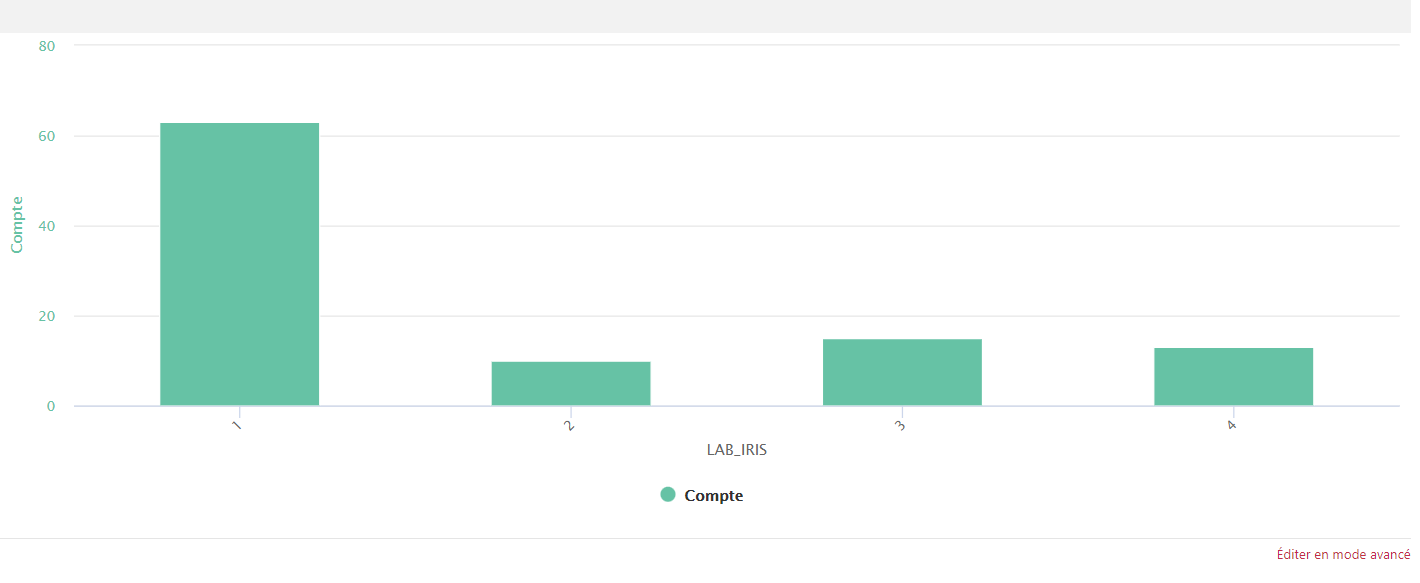
#> input picture TP2/images/Capture_ordinal.PNG, 1420 x 583 px, found by its file name
$ jupyter execute TP_2.ipynb
#> lines starting #> are read from the running program, lines starting #| are printed output that depends on the picture; long printed decimals are rounded
# Théorie de l'information appliquée à la visualisation de données.

## TP - 2 : Data Visualisation

Pour ce TP nous utiliserons la librairies "Sickit-image" utilisé pour le traitement d'images en python.

### Importation des packages

[cell 1]
import matplotlib.pyplot as plt
import numpy as np
from math import log

from skimage.measure import shannon_entropy
from skimage import data, io, exposure
from skimage.color import rgb2gray
from scipy.stats import entropy

### Conversion de l'image de base (RGB) en nuances de gris (grayscale)

Pour afficher les matrices qui correspondent à l'image RGB ou en couleur il suffit de faire un print(image) ou print(grayscale)

[cell 2]
image = io.imread('images/Capture_ordinal.png')
#> image is the input picture: shape (583, 1420, 4); mean R, G, B, A 240.5, 248.5, 246, 255
grayscale = rgb2gray(image)

### Affichage des deux images

[cell 3]
fig, axes = plt.subplots(1, 2, figsize=(30, 15))
ax = axes.ravel()

ax[0].imshow(image)
ax[0].set_title("Original image")
ax[1].imshow(grayscale, cmap=plt.cm.gray)
ax[1].set_title("Grayscale image")

fig.tight_layout()
plt.show()
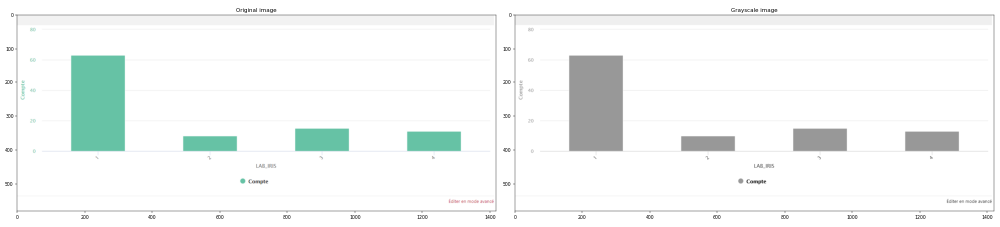
#> figure drawn by matplotlib, 2 panels

### Histogramme des nuances de gris

[cell 4]
histogram, bin_edges = np.histogram(grayscale, bins=256, range=(0, 1))
#> histogram = 256 values, max 692720 at index 255, min 0 at index 0, mean 3233.8; bin_edges = 257 values from 0 to 1

plt.figure()
plt.title("Grayscale Histogram")
plt.xlabel("Grayscale value")
plt.ylabel("Pixels")
plt.xlim([0.0, 1.0])

plt.plot(bin_edges[0:-1], histogram)
plt.show()
#> figure, not shown here; curve peaks at x = 0.996, y = 692720

[cell 5]
# Autre méthode
ax = plt.hist(grayscale.ravel(), bins = 256)
plt.title("Grayscale Histogram")
plt.xlabel("Grayscale value")
plt.ylabel("Pixels")
plt.show()
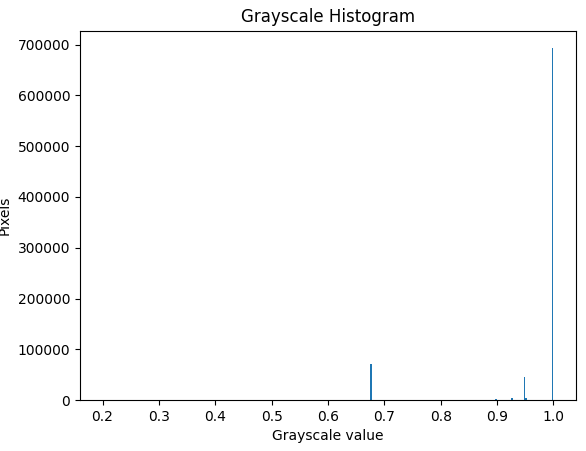
#> figure drawn by matplotlib, 1 panel; tallest bar 692720 high, from x = 0.997 to 1

On utilisera ici la fonction exposure.histogram de Scikit image.

Cela nous permet d'avoir nos vecteur des effectifs des niveaux de gris.

[cell 6]
hist = exposure.histogram(grayscale)

### Calcul de l'entropie associé à l'image

Nous devons dans un premier temps calculer la fréquence de l'image

[cell 7]
shannon_entropy(grayscale)
#> Out = 0.954

Nous savons que cette image respece les recommandations de Mackinlay.

Nous avons trouvé une entropie de 0.95, nous allons donc la comparer avec d'autres images.

Pour cela nous allons définir une fonction qui nous renverra un grands nombre d'informations comme l'histogrammes des niveaux de gris et l'entropie mais qui n'a besoin en entrée que d'une image.

Cela facilitera l'interface de l'utilisateur.

### Fonction complète

[cell 8]
def entropy_study(RGB_image):
#> called with RGB_image = 'images/Capture_ordinal.png'
    img = io.imread(RGB_image)
    grayscale = rgb2gray(img)

    #Affichage des deux images
    fig, axes = plt.subplots(1, 2, figsize=(50, 25))
    ax = axes.ravel()
    ax[0].imshow(img)
    ax[0].set_title("Original image")
    ax[1].imshow(grayscale, cmap=plt.cm.gray)
    ax[1].set_title("Grayscale image")
    fig.tight_layout()

    #Affichage de l'histogrammes des nuances de gris
    histogram, bin_edges = np.histogram(grayscale, bins=256, range=(0, 1))
#> bin_edges = 257 values from 0 to 1
    plt.figure()
    plt.title("Grayscale Histogram")
    plt.xlabel("Grayscale value")
    plt.ylabel("Pixels")
    plt.xlim([0.0, 1.0])
    plt.plot(bin_edges[0:-1], histogram)

    plt.show()

    print(f"Entropie associé à l'image {RGB_image} :",shannon_entropy(grayscale))
#| Entropie associé à l'image images/Capture_ordinal.png : 0.9541

    if shannon_entropy(grayscale) <= 1.2:
        return "Modèle de Mackinlay respécté."
    else:
        return "Modèle de Mackinlay non-respecté."

[cell 9]
entropy_study('images/Capture_ordinal.png')

[cell 10]
entropy_study('images/Capture_nominal.png')
#> call 2 of entropy_study, with RGB_image = 'images/Capture_nominal.png'
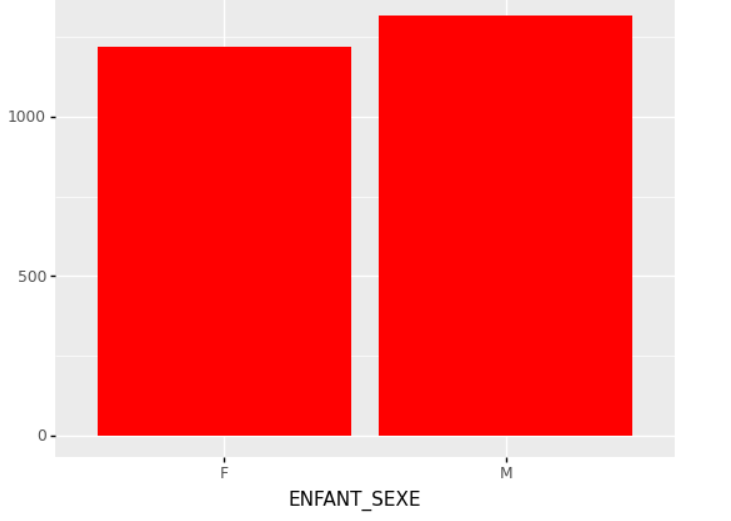
#> input picture TP2/images/Capture_nominal.PNG, 731 x 521 px, found by its file name
#> in entropy_study, img is the input picture: shape (521, 731, 4); mean R, G, B, A 250.4, 113, 113, 255
#> in entropy_study (call 2), `grayscale = rgb2gray(img)`:
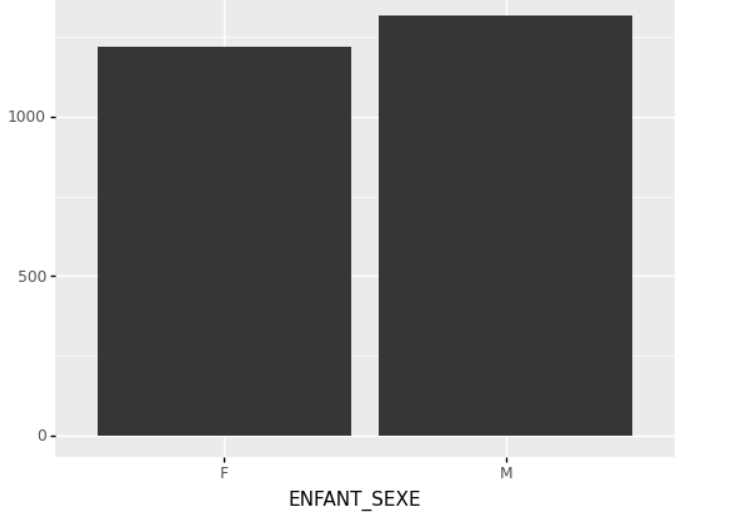
#> grayscale: shape (521, 731) float64; min 0.00784, max 1, mean 0.558
#> in entropy_study (call 2), `histogram, bin_edges = np.histogram(grayscale, bins=256, range=(0, 1))`: histogram = 256 values, max 204174 at index 54, min 0 at index 0, mean 1487.7
#> in entropy_study (call 2), `plt.show()`:
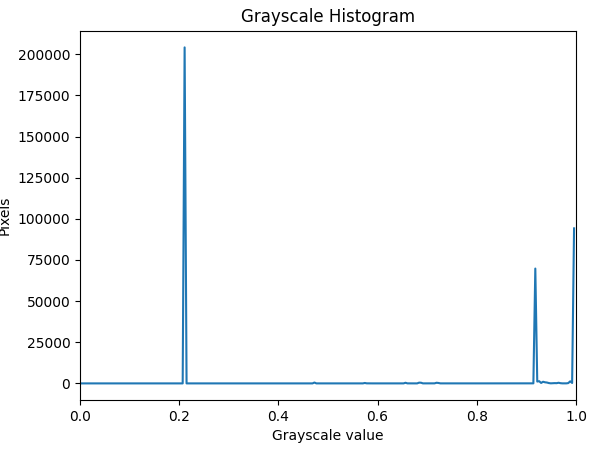
#> figure drawn by matplotlib, 1 panel; curve peaks at x = 0.211, y = 204174
#| Entropie associé à l'image images/Capture_nominal.png : 1.773
entropy_study('images/Capture_quantitative.png')
#> call 3 of entropy_study, with RGB_image = 'images/Capture_quantitative.png'
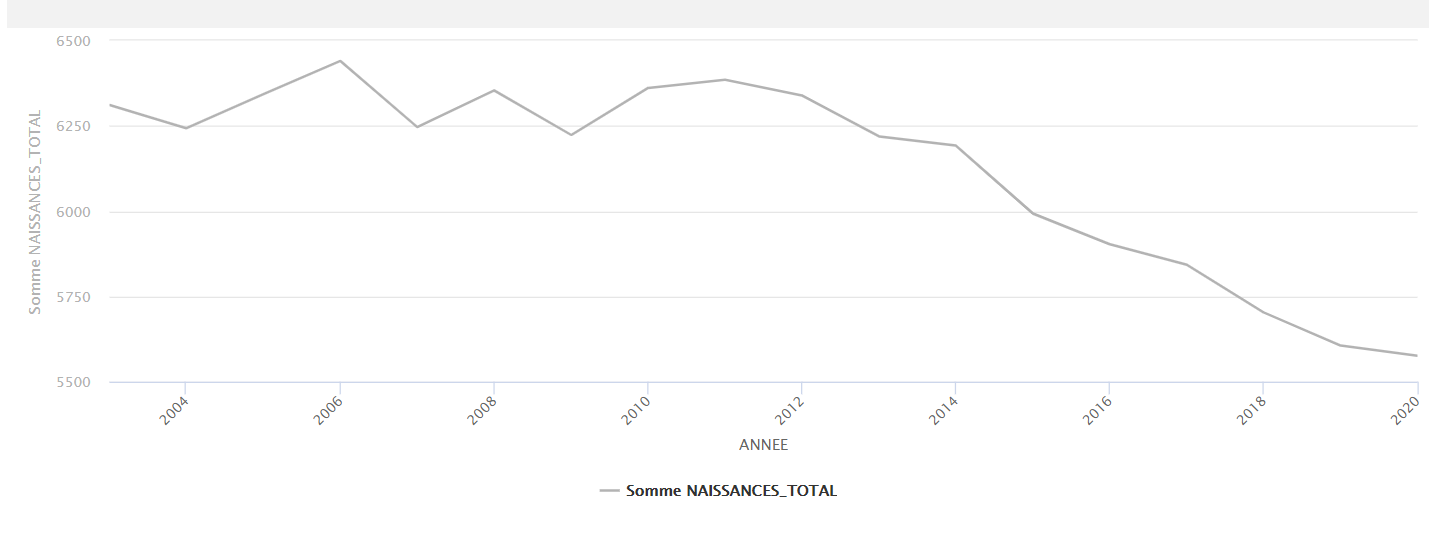
#> input picture TP2/images/Capture_quantitative.PNG, 1444 x 541 px, found by its file name
#> in entropy_study, img is the input picture: shape (541, 1444, 4); mean R, G, B, A 253.1, 253.1, 253.1, 255
#> in entropy_study (call 3), `histogram, bin_edges = np.histogram(grayscale, bins=256, range=(0, 1))`: histogram = 256 values, max 717248 at index 255, min 0 at index 0, mean 3051.6
#| Entropie associé à l'image images/Capture_quantitative.png : 0.657
entropy_study('images/Capture_quanti_false.png')
#> call 4 of entropy_study, with RGB_image = 'images/Capture_quanti_false.png'
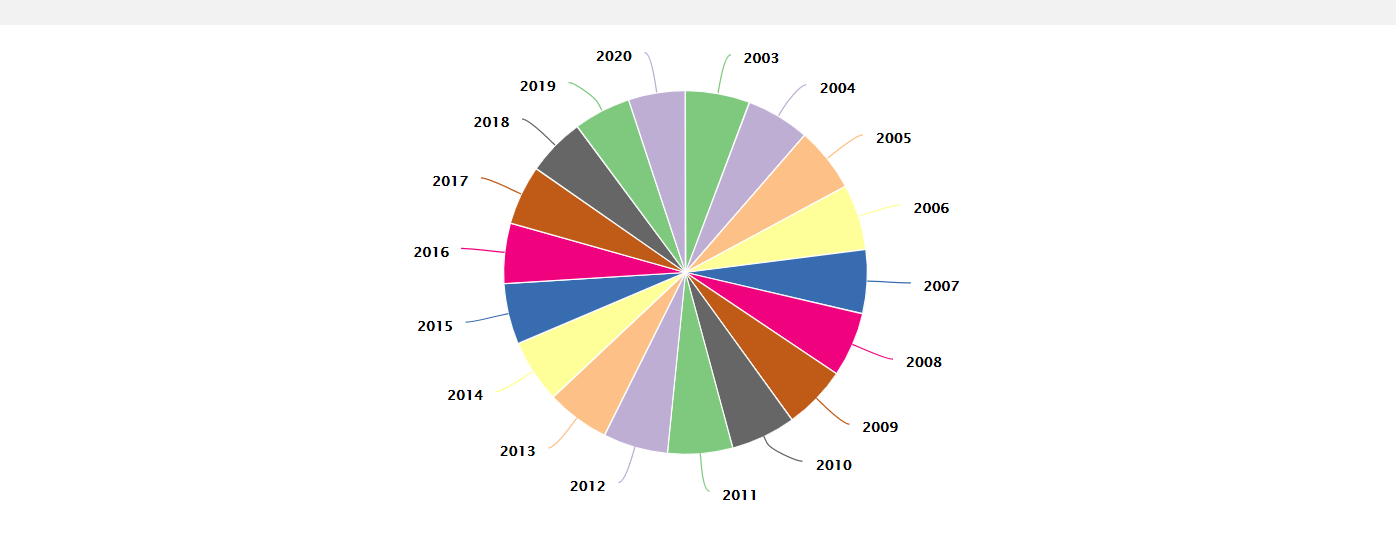
#> input picture TP2/images/Capture_quanti_false.PNG, 1396 x 537 px, found by its file name
#> in entropy_study, img is the input picture: shape (537, 1396, 4); mean R, G, B, A 242.9, 239.1, 237.7, 255
#> in entropy_study (call 4), `grayscale = rgb2gray(img)`:
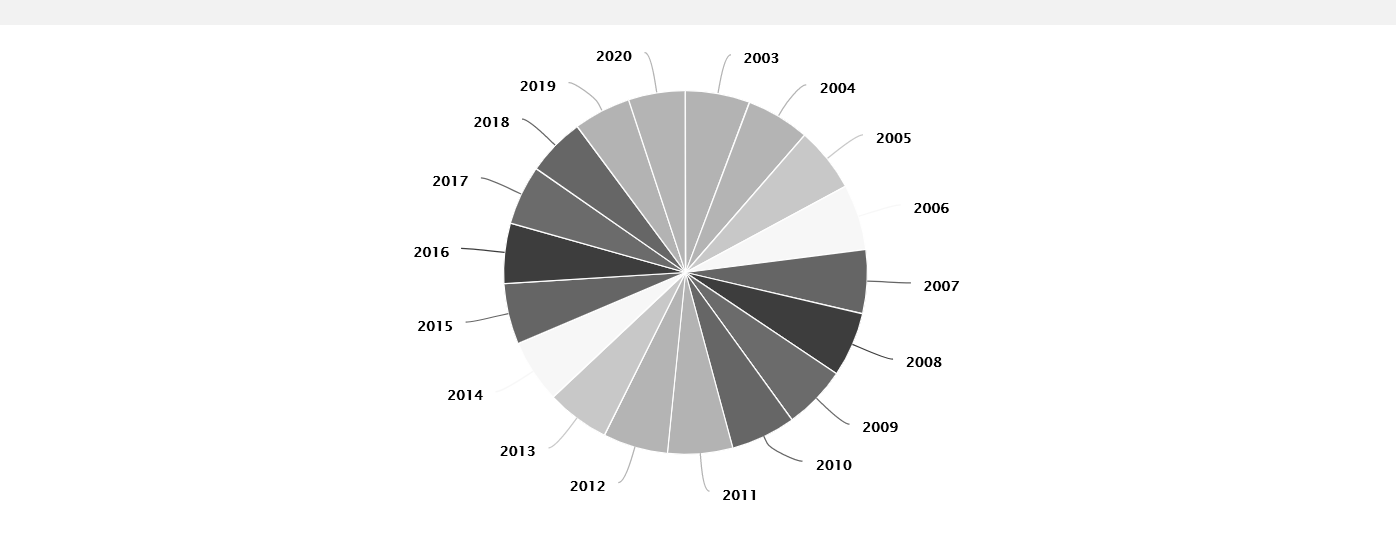
#> grayscale: shape (537, 1396) float64; min 0, max 1, mean 0.94
#> in entropy_study (call 4), `histogram, bin_edges = np.histogram(grayscale, bins=256, range=(0, 1))`: histogram = 256 values, max 605602 at index 255, min 0 at index 1, mean 2928.3
#> in entropy_study (call 4), `plt.show()`:
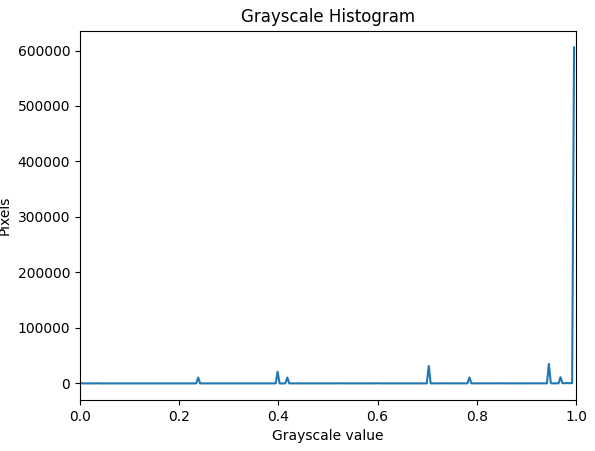
#> figure drawn by matplotlib, 1 panel; curve peaks at x = 0.996, y = 605602
#| Entropie associé à l'image images/Capture_quanti_false.png : 1.497
